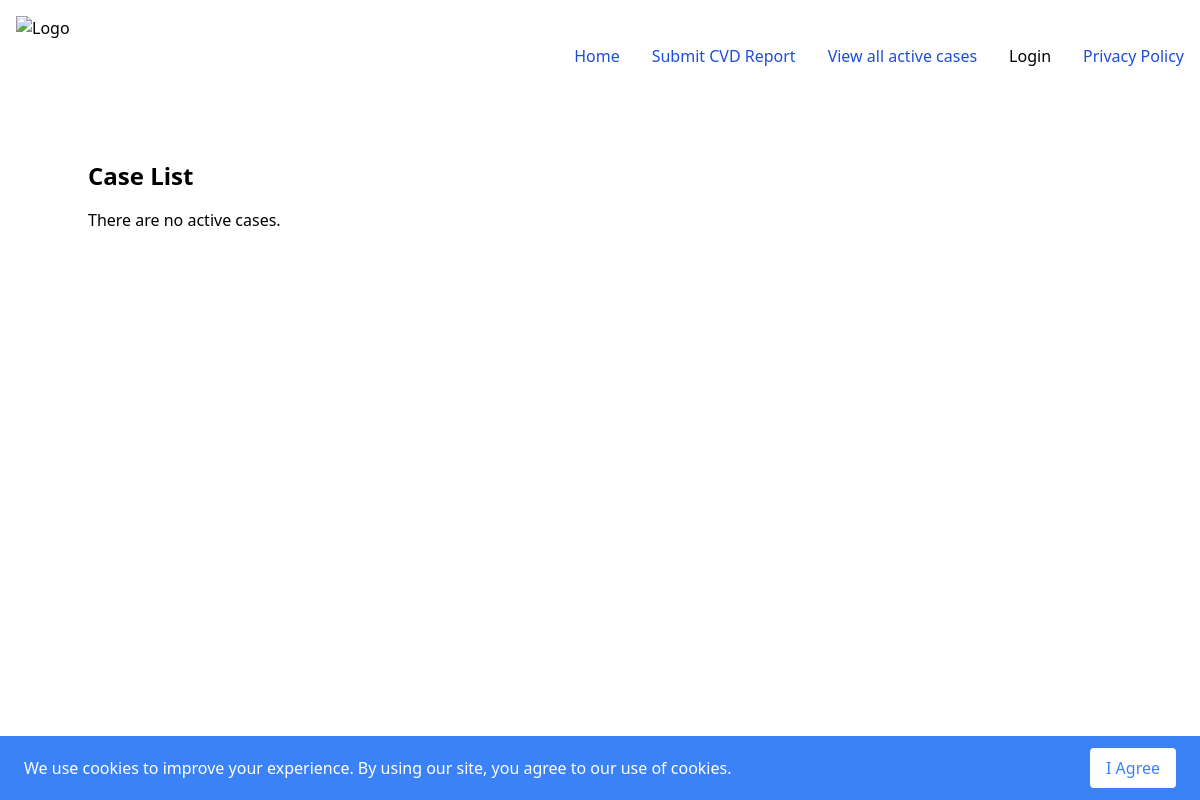
Page /cases/ on the earlier database version.
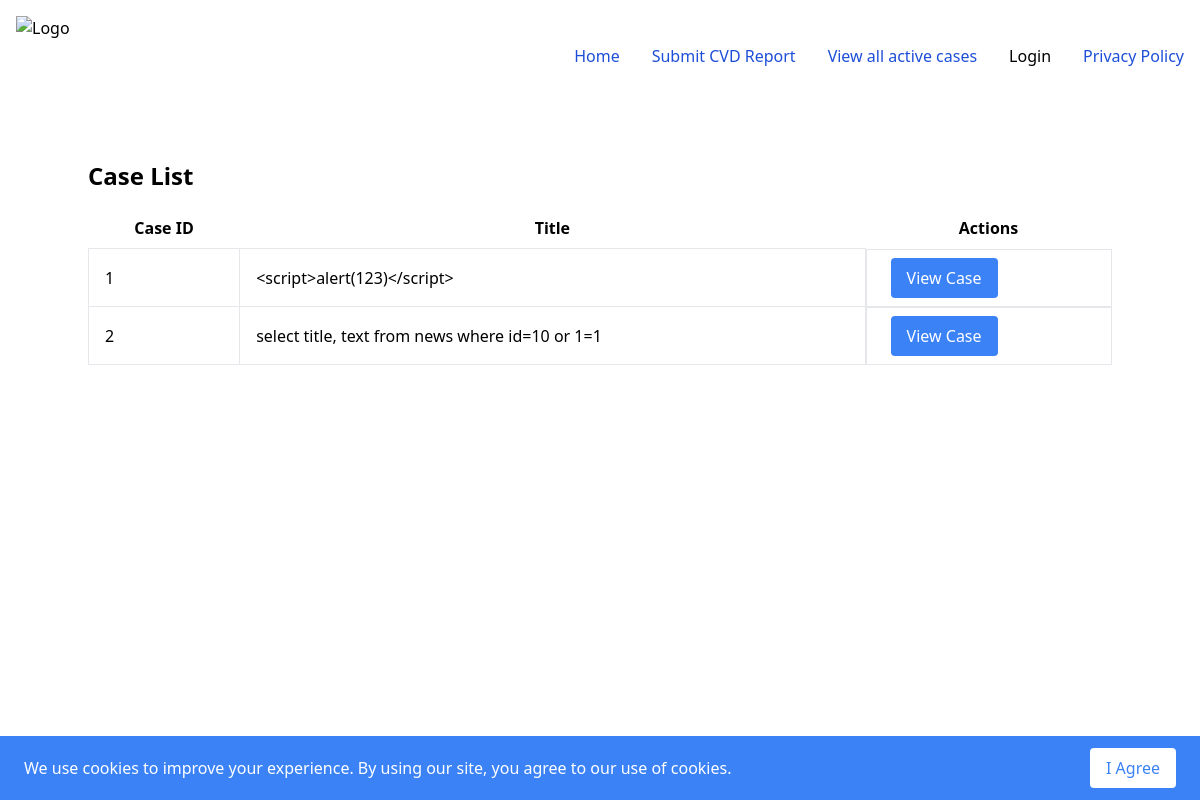
Same page on the later database version.
### cases_service/models.py (models this page shows, shortened)
class Case(models.Model):
    title = models.CharField(max_length=200)
    description = models.TextField()
    user = models.ForeignKey(User, on_delete=models.PROTECT, null=True)

### cases_service/views.py (the view)
# urls.py: path("", views.CaseListView.as_view(),
class CaseListView(generic.ListView):
    model = Case
    template_name = 'cases_service/case_list.html'
    context_object_name = 'cases'
    def get_queryset(self):
        try:
            return Case.objects.all()
        except Exception as e:
            logger.exception("Error getting queryset in CaseListView: %s", e)
            return None

### cases_service/templates/cases_service/case_list.html (shortened to what this page needs)
{% extends 'base_app/base.html' %} {% block title %}Case List{% endblock %}
{%block content %}
<h1 class="text-2xl font-bold mb-4">Case List</h1>
{% if not cases %}
<p>There are no active cases.</p>
{% else %}
<table class="table-auto w-full">
  <thead>
    <tr>
      <th class="px-4 py-2">Case ID</th>
      <th class="px-4 py-2">Title</th>
      <th class="px-4 py-2">Actions</th>
    </tr>
  </thead>
  <tbody>
    {% for case in cases %}
    <tr>
      <td class="border px-4 py-2">{{ case.id }}</td>
      <td class="border px-4 py-2">{{ case.title }}</td>
      <td class="border px-4 py-2 flex items-center">
        <a
          href="{% url 'cases_service:case_detail' case.id %}"
          class="ml-2 bg-blue-500 text-white py-2 px-4 rounded hover:bg-blue-700"
        >
          View Case
        </a>
      </td>
    </tr>
    {% endfor %}
  </tbody>
</table>
{% endif %} {% endblock %}

### base_app/templates/base_app/base.html (shortened to what this page needs)
<!DOCTYPE html>
<html>
  <head>
    <script src="https://cdn.tailwindcss.com"></script>
  </head>
  <body>
    {% if not request.session.cookie_consent %}
    <div
      id="cookie-popup"
      class="fixed bottom-0 left-0 w-full bg-blue-500 text-white py-3 px-6 flex items-center justify-between"
    >
      <p>
        We use cookies to improve your experience. By using our site, you agree
        to our use of cookies.
      </p>
      <button
        id="cookie-consent-button"
        class="bg-white text-blue-500 px-4 py-2 rounded"
      >
        I Agree
      </button>
    </div>
    {% endif %}
    <nav class="bg-white border-gray-200 dark:bg-gray-900">
      <div
        class="max-w-screen-xl flex flex-wrap items-center justify-between mx-auto p-4"
      >
        <a href="{% url 'home' %}" class="flex items-center">
          <img
            src="https://allvectorlogo.com/img/2019/08/national-cyber-security-centre-ncsc-logo-vector.png"
            class="h-20 mr-3"
            alt="Logo"
          />
        </a>
        <div class="hidden w-full md:block md:w-auto" id="navbar-default">
          <ul
            class="font-medium flex flex-col p-4 md:p-0 mt-4 border border-gray-100 rounded-lg bg-gray-50 md:flex-row md:space-x-8 md:mt-0 md:border-0 md:bg-white dark:bg-gray-800 md:dark:bg-gray-900 dark:border-gray-700"
          >
            <li>
              <a
                href="{% url 'home' %}"
                class="block py-2 pl-3 pr-4 text-white bg-blue-700 rounded md:bg-transparent md:text-blue-700 md:p-0 dark:text-white md:dark:text-blue-500"
                aria-current="page"
                >Home</a
              >
            </li>
            {% if user.is_authenticated %}
            <li>
              <a
                href="{% url 'cvd_service:cvd_list' %}"
                class="block py-2 pl-3 pr-4 text-white bg-blue-700 rounded md:bg-transparent md:text-blue-700 md:p-0 dark:text-white md:dark:text-blue-500"
                aria-current="page"
                >CVD module</a
              >
            </li>
            <li>
              <a
                href="{% url 'cases_service:case_list' %}"
                class="block py-2 pl-3 pr-4 text-white bg-blue-700 rounded md:bg-transparent md:text-blue-700 md:p-0 dark:text-white md:dark:text-blue-500"
                aria-current="page"
                >Cases module</a
              >
            </li>
            {% else %}
            <li>
              <a
                href="{% url 'cvd_service:create_cvd' %}"
                class="block py-2 pl-3 pr-4 text-white bg-blue-700 rounded md:bg-transparent md:text-blue-700 md:p-0 dark:text-white md:dark:text-blue-500"
                aria-current="page"
                >Submit CVD Report</a
              >
            </li>
            <li>
              <a
                href="{% url 'cases_service:case_list' %}"
                class="block py-2 pl-3 pr-4 text-white bg-blue-700 rounded md:bg-transparent md:text-blue-700 md:p-0 dark:text-white md:dark:text-blue-500"
                aria-current="page"
                >View all active cases</a
              >
            </li>
            {% endif %} {% if user.is_authenticated %}
            <li><a href="{% url 'logout' %}">Logout</a></li>
            {% else %}
            <li><a href="{% url 'login' %}">Login</a></li>
            {% endif %}
            <li>
              <a
                href="{% url 'privacy_policy' %}"
                class="block py-2 pl-3 pr-4 text-white bg-blue-700 rounded md:bg-transparent md:text-blue-700 md:p-0 dark:text-white md:dark:text-blue-500"
                aria-current="page"
                >Privacy Policy</a
              >
            </li>
          </ul>
        </div>
      </div>
    </nav>
    <main class="container mx-auto pt-12">
      {% block content %} {% endblock %}
    </main>
  </body>
</html>

Differences in the rows shown:
added Case: id "1", title "<script>alert(123)</script>"
added Case: id "2", title "select title, text from news where id=10 or 1=1"
Other differences:
text no longer shown: "There are no active cases."
text now shown: "Case ID Title Actions"
